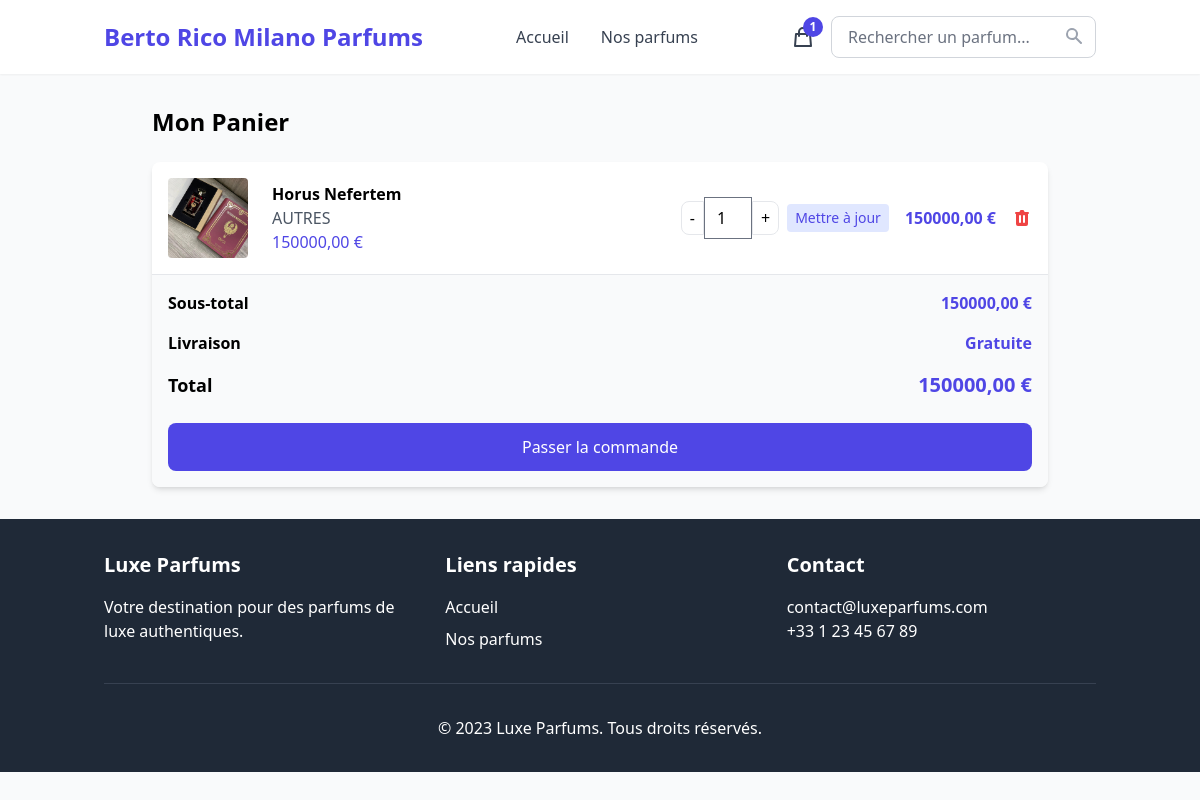
/panier/ (signed in), run on an earlier commit of the app's database.
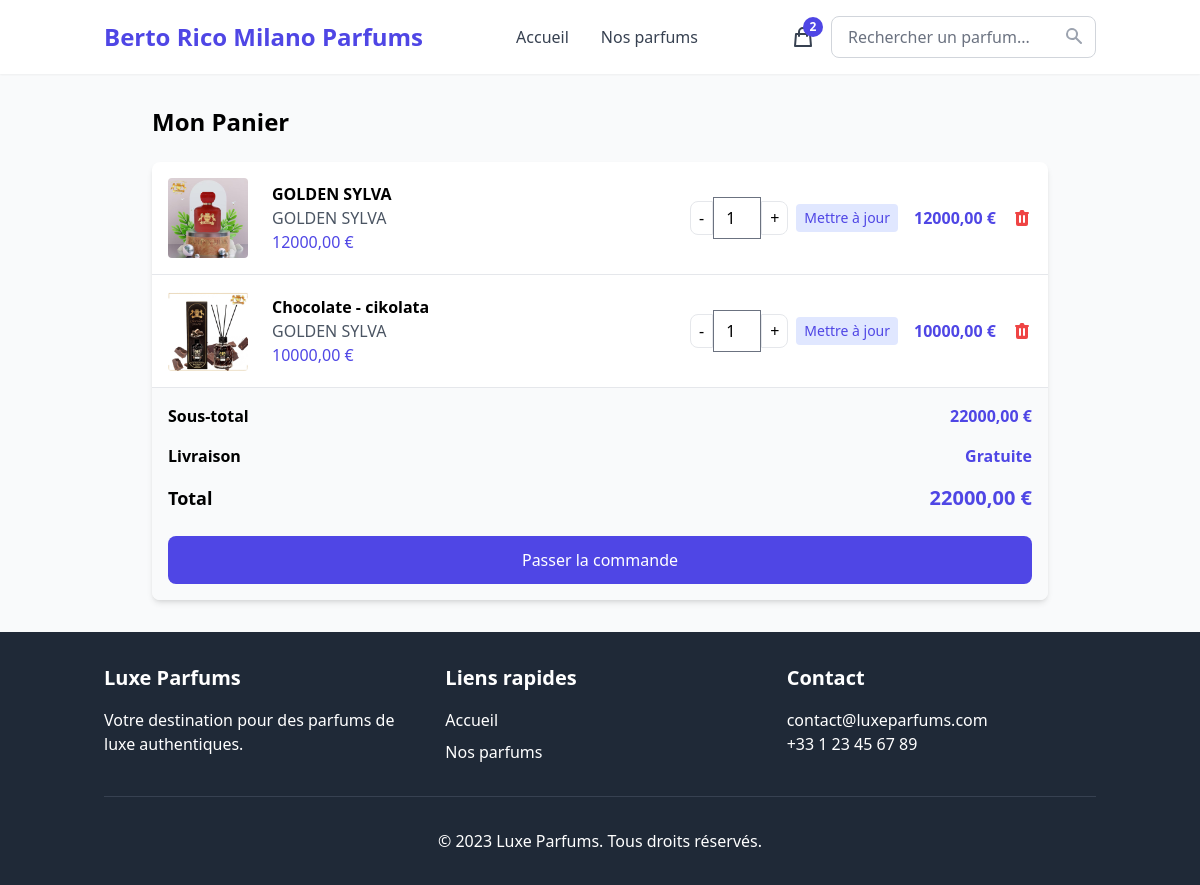
And on a later commit of the database.
### core/models.py (models this page shows, shortened)
class Panier(models.Model):
    utilisateur = models.OneToOneField(User, on_delete=models.CASCADE, related_name='panier')
    date_creation = models.DateTimeField(auto_now_add=True)
    date_modification = models.DateTimeField(auto_now=True)
    @property
    def total(self):
        return sum(item.sous_total for item in self.items.all())
    @property
    def nombre_articles(self):
        return sum(item.quantite for item in self.items.all())

class ArticlePanier(models.Model):
    panier = models.ForeignKey(Panier, on_delete=models.CASCADE, related_name='items')
    parfum = models.ForeignKey(Parfum, on_delete=models.CASCADE)
    quantite = models.PositiveIntegerField(default=1)
    date_ajout = models.DateTimeField(auto_now_add=True)
    @property
    def sous_total(self):
        return self.quantite * self.parfum.prix

class Parfum(models.Model):
    GENRE_CHOICES = [
        ('F', 'Féminin'),
        ('M', 'Masculin'),
        ('U', 'Unisexe'),
    ]
    nom = models.CharField(max_length=200)
    marque = models.ForeignKey(Marque, on_delete=models.CASCADE)
    genre = models.CharField(max_length=1, choices=GENRE_CHOICES)
    description = models.TextField()
    prix = models.DecimalField(max_digits=8, decimal_places=2)
    volume = models.PositiveIntegerField(help_text="Volume en ml")
    image = models.ImageField(upload_to='parfums/')
    note_principale = models.CharField(max_length=100)
    disponible = models.BooleanField(default=True)
    date_ajout = models.DateTimeField(auto_now_add=True)

class Marque(models.Model):
    nom = models.CharField(max_length=100)
    description = models.TextField()
    logo = models.ImageField(upload_to='marques/', blank=True, null=True)
    def __str__(self):
        return self.nom

### core/views.py (the view)
# urls.py: path('panier/', views.voir_panier, name='voir_panier'),
@login_required
def voir_panier(request):
    panier, created = Panier.objects.get_or_create(utilisateur=request.user)
    context = {
        'panier': panier,
    }
    return render(request, 'core/panier.html', context)

### core/templates/core/panier.html (shortened to what this page needs)
{% extends 'base.html' %}
{% block content %}
<div class="max-w-4xl mx-auto">
  <h1 class="text-2xl font-bold mb-6">Mon Panier</h1>
  {% if panier.items.all %}
  <div class="bg-white rounded-lg shadow-md overflow-hidden">
    <div class="divide-y divide-gray-200">
      {% for article in panier.items.all %}
      <div class="p-4 flex flex-col md:flex-row items-center">
        <img
          src="{{ article.parfum.image.url }}"
          alt="{{ article.parfum.nom }}"
          class="w-20 h-20 object-cover rounded"
        />
        <div class="flex-1 md:ml-6 mt-4 md:mt-0">
          <h3 class="font-semibold">{{ article.parfum.nom }}</h3>
          <p class="text-gray-600">{{ article.parfum.marque }}</p>
          <p class="text-indigo-600">{{ article.parfum.prix }} €</p>
        </div>
        <div class="flex items-center mt-4 md:mt-0">
          <form
            method="post"
            action="{% url 'core:modifier_quantite' article.id %}"
            class="flex items-center"
          >
            <button
              type="button"
              onclick="this.parentNode.querySelector('input[type=number]').stepDown()"
              class="px-2 py-1 border rounded-l-lg"
            >
              -
            </button>
            <input
              type="number"
              name="quantite"
              value="{{ article.quantite }}"
              min="1"
              class="w-12 text-center border-t border-b"
            />
            <button
              type="button"
              onclick="this.parentNode.querySelector('input[type=number]').stepUp()"
              class="px-2 py-1 border rounded-r-lg"
            >
              +
            </button>
            <button
              type="submit"
              class="ml-2 text-sm bg-indigo-100 text-indigo-600 px-2 py-1 rounded hover:bg-indigo-200"
            >
              Mettre à jour
            </button>
          </form>
          <span class="font-bold text-indigo-600 ml-4"
            >{{ article.sous_total }} €</span
          >
          <a
            href="{% url 'core:supprimer_du_panier' article.id %}"
            class="ml-4 text-red-500 hover:text-red-700"
          >
          </a>
        </div>
      </div>
      {% endfor %}
    </div>
    <div class="p-4 bg-gray-50 border-t border-gray-200">
      <div class="flex justify-between items-center mb-4">
        <span class="font-bold">Sous-total</span>
        <span class="font-bold text-indigo-600">{{ panier.total }} €</span>
      </div>
      <div class="flex justify-between items-center mb-4">
        <span class="font-bold">Livraison</span>
        <span class="font-bold text-indigo-600">Gratuite</span>
      </div>
      <div class="flex justify-between items-center mb-6">
        <span class="font-bold text-lg">Total</span>
        <span class="font-bold text-xl text-indigo-600"
          >{{ panier.total }} €</span
        >
      </div>
      <a
        href="{% url 'core:passer_commande' %}"
        class="block w-full bg-indigo-600 text-white text-center py-3 rounded-lg hover:bg-indigo-700 transition duration-300"
      >
        Passer la commande
      </a>
    </div>
  </div>
  {% endif %}
</div>
{% endblock %}

### templates/base.html (shortened to what the changed rows need)
<!DOCTYPE html>
<html lang="fr">
  <head>
    {% load static tailwind_tags %} {% tailwind_css %}
    <link rel="stylesheet" href="{% static 'css/custom.css' %}" />
  </head>
  <body class="font-sans bg-gray-50">
    <header class="bg-white shadow-sm">
      <div
        class="container mx-auto px-4 py-4 flex justify-between items-center"
      >
        <div class="flex items-center space-x-4">
          <a
            href="{% url 'core:voir_panier' %}"
            class="text-gray-700 hover:text-indigo-600 relative"
          >
            <svg
              xmlns="http://www.w3.org/2000/svg"
              class="h-6 w-6"
              fill="none"
              viewBox="0 0 24 24"
              stroke="currentColor"
            >
              <path
                stroke-linecap="round"
                stroke-linejoin="round"
                stroke-width="2"
                d="M16 11V7a4 4 0 00-8 0v4M5 9h14l1 12H4L5 9z"
              />
            </svg>
            {% if user.is_authenticated and user.panier.nombre_articles > 0 %}
            <span
              class="absolute -top-2 -right-2 bg-indigo-600 text-white text-xs font-bold rounded-full h-5 w-5 flex items-center justify-center"
            >
              {{ user.panier.nombre_articles }}
            </span>
            {% endif %}
          </a>
        </div>
      </div>
    </header>
    <main class="container mx-auto px-4 py-8">
      {% block content %} {% endblock %}
    </main>
  </body>
</html>

What changed in the data, as far as the page shows it:
removed ArticlePanier: parfum.image (picture), parfum.nom "Horus Nefertem", parfum.marque "AUTRES", parfum.prix "150000,00", quantite "1", sous_total "150000,00"
added ArticlePanier: parfum.image (picture), parfum.nom "GOLDEN SYLVA", parfum.marque "GOLDEN SYLVA", parfum.prix "12000,00", quantite "1", sous_total "12000,00"
added ArticlePanier: parfum.image (picture), parfum.nom "Chocolate - cikolata", parfum.marque "GOLDEN SYLVA", parfum.prix "10000,00", quantite "1", sous_total "10000,00"
computed for Panier: total "150000,00" → "22000,00"
Also different on the page:
{{ user.panier.nombre_articles }}: "1" → "2"
